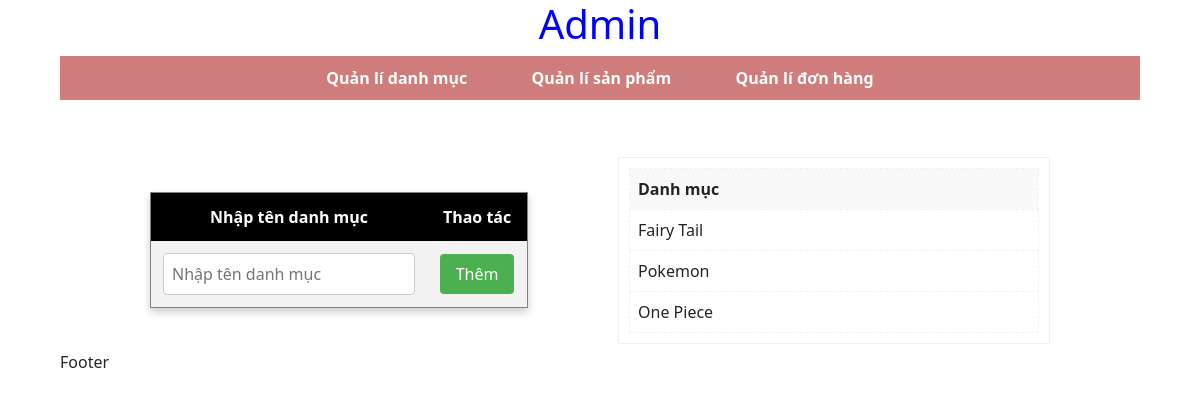
The app's page /admin/index.php?action=quanlidanhmuc&message=success with its own data.
### tables this page shows
CREATE TABLE IF NOT EXISTS `tbl_categories` (
  `id_category` int NOT NULL AUTO_INCREMENT,
  `name` varchar(255) NOT NULL,
  PRIMARY KEY (`id_category`)
);

### admin/modules/quanlidanhmuc/loaddata.php (the view, shortened to what this page needs)
<?php
$sql_loatDanhmuc = "SELECT * FROM tbl_categories";
$query_lietke_danhmuc = mysqli_query($mysqli, $sql_loatDanhmuc);
?>
<div class="list_category">
    <table border="1 solid #f0f0f0" style="border-style: dashed;">
        <th>Danh mục</th>
        <?php
            while($row = mysqli_fetch_array($query_lietke_danhmuc)){
        ?>
        <tr>
            <td><?php echo $row['name'] ;?></td>
        </tr>
        <?php  }?>
    </table>
</div>

### admin/css/styleadmin.css (style rules this page uses)
* { margin: 0; padding: 0; box-sizing: border-box; }
.list_category { width: 40%; display: flex; justify-content: center; overflow: scroll; }
.list_category { max-height: 100%; overflow-y: auto; border: 1px solid #f0f0f0; padding: 10px; box-sizing: border-box; }
.list_category table { width: 100%; border-collapse: collapse; }
.list_category th, .list_category td { padding: 8px; text-align: left; border: 1px dashed #f0f0f0; }
.list_category th { position: sticky; top: 0; background-color: #f9f9f9; z-index: 1; }

### records on screen
tbl_categories: name "Fairy Tail"
tbl_categories: name "Pokemon"
tbl_categories: name "One Piece"
